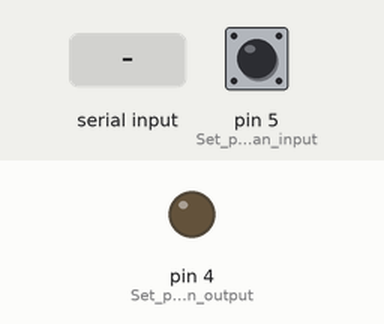
This sketch was run on a simulated Arduino Uno, built with avr-gcc and run on an emulated ATmega328P. On the bench: output pins drawn as LEDs (lit = HIGH). The inputs (shaded band) are chosen by the test bench; at power-on: pin 5 (Set_pin_5_as_an_input) LOW. What the sketch prints to the serial monitor is not drawn.

Above: at 1.2 s.
1.3 s: "x" received over Serial
At 2.0 s:
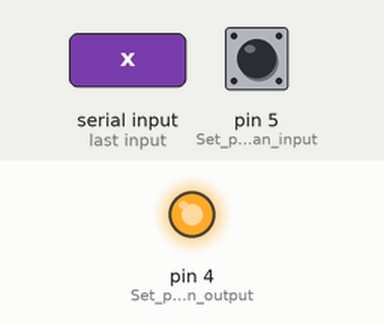
2.8 s: pin 5 (Set_pin_5_as_an_input) pulled HIGH for 0.15 s
4.4 s: pin 5 (Set_pin_5_as_an_input) pulled HIGH for 1 s
6.9 s: pin 5 (Set_pin_5_as_an_input) pulsed HIGH 2 times (0.12 s each, 0.3 s apart)
9.0 s: pin 5 (Set_pin_5_as_an_input) pulsed HIGH 5 times (0.12 s each, 0.3 s apart)
Timing chart, 0 to 12.0 s (numbered marks = the images above; inputs shaded):
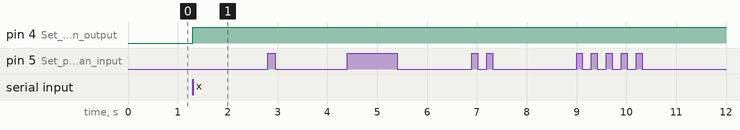

The sketch:

rjain56-Lab7.ino
```cpp
/* UIN: 665219123
* NETID: rjain56
* Title: Lab 7 - Communication Between Arduinos
* Description: This lab demonstrates communication between two Arduino boards using serial communication.
*              When a signal is received on pin 5 (button press or sensor trigger), it sends the character 'x'
*              via serial communication to the other Arduino. When the other Arduino receives 'x', it toggles
*              the light state connected to pin 4 (turning it ON or OFF).
* References: Arduino Serial.read() documentation, Arduino digitalWrite() documentation
* Assumptions: Both Arduino boards are set to communicate at a baud rate of 9600,
*              and the second Arduino is programmed to respond to the 'x' character.
* Partner: Ayush Bhardwaj 651465377
* TA:
*/

int light_state = LOW;  // Initialize the light state as LOW (OFF)

void setup() {
  pinMode(4, OUTPUT);    // Set pin 4 as an output (for controlling light)
  pinMode(5, INPUT);     // Set pin 5 as an input (for receiving a signal)
  Serial.begin(9600);    // Start serial communication at a baud rate of 9600
}

void loop() {
  // Check if there's any data available to read from the Serial
  if (Serial.available() > 0) {

    // Toggle the light state if the received character is 'x'
    if (Serial.read() == 'x') {
      light_state = !light_state;      // Flip the light state
      digitalWrite(4, light_state);    // Update the light state on pin 4
    }
  }

  // Check if pin 5 is HIGH (button or sensor is activated)
  if (digitalRead(5) == HIGH) {
    Serial.write('x');  // Send character 'x' over serial to trigger the other Arduino
  }
}
```

Measured:
- after the input at 1.3 s, pin 4 (Set_pin_4_as_an_output): LOW → HIGH at once
- after the input at 2.8 s, every drawn part: stays the same
- after the input at 4.4 s, every drawn part: stays the same
- after the input at 6.9 s, every drawn part: stays the same
- after the input at 9.0 s, every drawn part: stays the same
